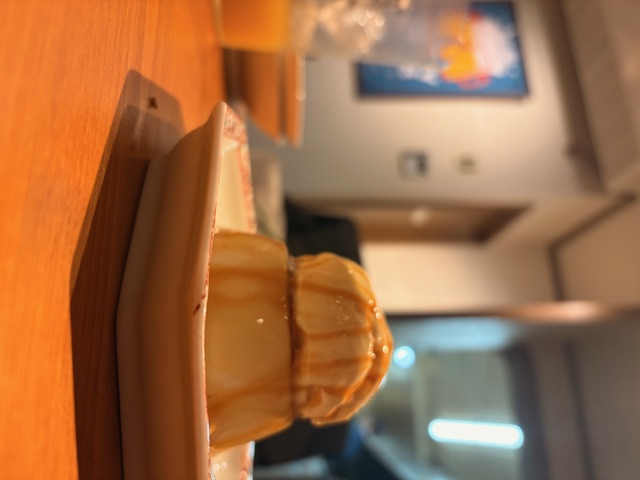
#> input picture pot-higashikurume-v2.jpg.jpeg, 640 x 480 px
$ python prepare_photo_assets.py ../pot-higashikurume-v2.jpg.jpeg
#> lines starting #> are read from the running program, lines starting #| are printed output that depends on the picture
#!/usr/bin/env python3
"""Archive supplied photos and create optimized web copies."""

from __future__ import annotations

import argparse
import hashlib
import json
import shutil
from datetime import date
from pathlib import Path

from PIL import Image, ImageOps


PROJECT_ROOT = Path(__file__).resolve().parents[1]


def parse_args() -> argparse.Namespace:
    parser = argparse.ArgumentParser()
    parser.add_argument("inputs", nargs="+", type=Path)
    parser.add_argument("--category", default="food")
    parser.add_argument("--date", default=date.today().isoformat())
    parser.add_argument("--prefix", default="food")
    parser.add_argument("--max-width", type=int, default=1200)
    parser.add_argument("--max-height", type=int, default=1600)
    parser.add_argument("--quality", type=int, default=84)
    return parser.parse_args()


def relative_to_project(path: Path) -> str:
    return path.relative_to(PROJECT_ROOT).as_posix()


def main() -> int:
    args = parse_args()
    archive_dir = (
        PROJECT_ROOT
        / "photo-library"
        / args.category
        / args.date
        / "originals"
    )
    web_dir = (
        PROJECT_ROOT
        / "assets"
        / "photos"
        / args.category
        / args.date
    )
    archive_dir.mkdir(parents=True, exist_ok=True)
    web_dir.mkdir(parents=True, exist_ok=True)

    records: list[dict[str, object]] = []
    for index, source in enumerate(args.inputs, start=1):
        source = source.resolve(strict=True)
        suffix = source.suffix.lower() or ".jpg"
        stem = f"{args.prefix}-{index:02d}"
        archived = archive_dir / f"{stem}{suffix}"
        web_copy = web_dir / f"{stem}.webp"

        shutil.copy2(source, archived)
        with Image.open(source) as opened:
#> opened is the input picture: PIL image 640x480 RGB; mean R, G, B 158.6, 107.7, 70.3
            image = ImageOps.exif_transpose(opened)
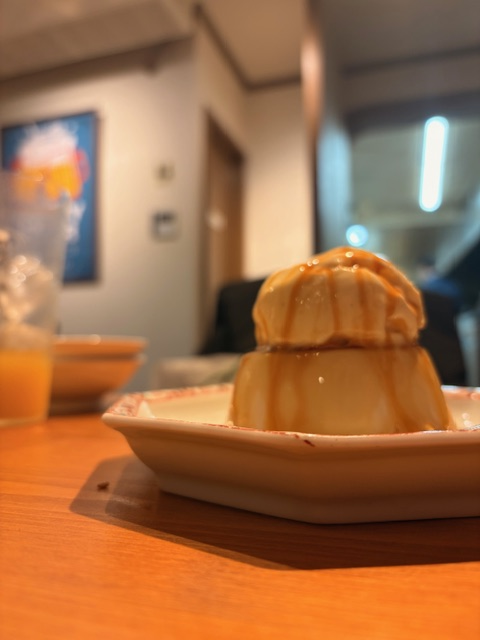
#> image: PIL image 480x640 RGB; mean R, G, B 158.6, 107.7, 70.3
            if image.mode not in {"RGB", "RGBA"}:
                image = image.convert("RGB")
            image.thumbnail(
                (args.max_width, args.max_height),
                Image.Resampling.LANCZOS,
            )
            image.save(
                web_copy,
                "WEBP",
                quality=args.quality,
                method=6,
            )
            width, height = image.size
#> width = 480; height = 640

        records.append(
            {
                "sourceName": source.name,
                "sha256": hashlib.sha256(archived.read_bytes()).hexdigest(),
                "original": relative_to_project(archived),
                "web": relative_to_project(web_copy),
                "width": width,
                "height": height,
            }
        )

    manifest = archive_dir.parent / "manifest.json"
    manifest.write_text(
        json.dumps(
            {
                "category": args.category,
                "date": args.date,
                "photos": records,
            },
            ensure_ascii=False,
            indent=2,
        )
        + "\n",
        encoding="utf-8",
    )
    print(json.dumps(records, ensure_ascii=False, indent=2))
#| [
#|   {
#|     "sourceName": "pot-higashikurume-v2.jpg.jpeg",
#|     "sha256": "6fb84a60e8e41de17cb92b0bb07074d1b4a7e9ff8400dcd51b39c8cee833da3c",
#|     "original": "photo-library/food/2026-12-05/originals/food-01.jpeg",
#|     "web": "assets/photos/food/2026-12-05/food-01.webp",
#|     "width": 480,
#|     "height": 640
#|   }
#| ]
    return 0


if __name__ == "__main__":
    raise SystemExit(main())
#> (the program exits here)
